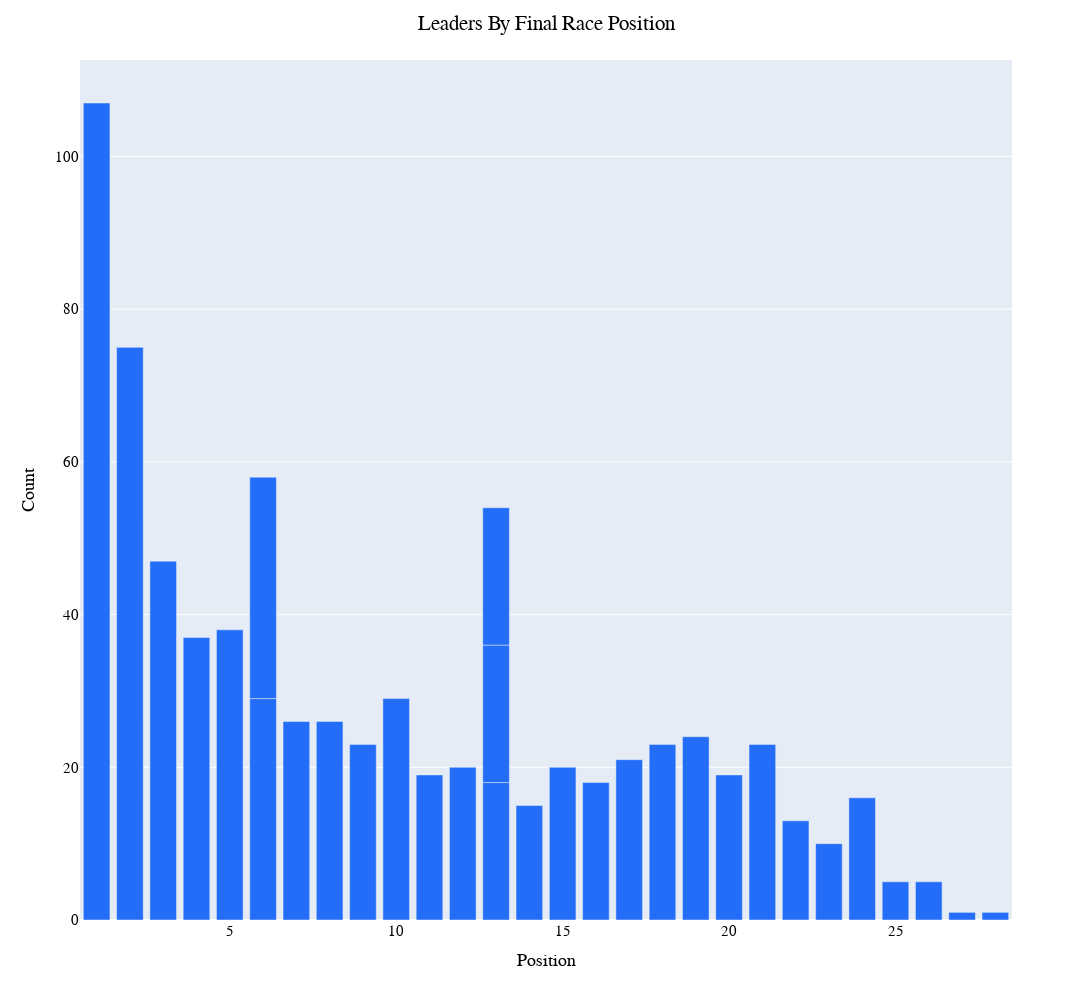

Source (notebook cell):
### Code cell
fig_top=px.bar(grouped_top, 
           x="Position", 
           y="Count", 
        #    color='Driver',
           height=1000,
           width=1800,
           color_discrete_map={
                 "HAM": "#6CD3BF",
                 "VER": "#3860C6",
                 "OCO": "#2293D1",
                 "NOR": "#F58020",
                 "MAG": "#B6BABD",
                 "ALB": "#37BEDD",
                 "BOT": "#C92D4B",
                 "LEC": "#F91536",
                 "VET": "#358C75",
                 "GAS": "#5E8FAA",
                 "RUS": "#6CD3BF",
                 "PER": "#3860C6",
                 "ALO": "#2293D1",
                 "RIC": "#F58020",
                 "MSC": "#B6BABD",
                 "LAT": "#37BEDD",
                 "ZHO": "#C92D4B",
                 "SAI": "#F91536",
                 "STR": "#358C75",
                 "TSU": "#5E8FAA"
                 },
            hover_data=["Driver"]
        )

fig_top.update_layout(
    title="Leaders By Final Race Position",
    hoverlabel=dict(
        bgcolor="white",
        font_size=15,
        font_family="PT Sans Narrow"
    ),
    title_x=0.5,
    yaxis = dict(tickfont = dict(size=15)),
    xaxis = dict(tickfont = dict(size=15)),
    font=dict(
        family="PT Sans Narrow",
        size=15,
        color="Black"
    ),
    title_font_family="PT Sans Narrow"
)
fig_top.update_traces(marker_color='#246DF8')

### Figure 1 — Plotly figure (JSON) as saved in the notebook; plotly's stock layout.template omitted (floating-point values rounded to 4 significant figures)
{"data": [{"alignmentgroup": "True", "customdata": [["Lewis Hamilton"], ["Lewis Hamilton"], ["Sebastian Vettel"], ["Kimi Räikkönen"], ["Fernando Alonso"], ["Fernando Alonso"], ["Kimi Räikkönen"], ["Fernando Alonso"], ["Fernando Alonso"], ["Fernando Alonso"], ["Fernando Alonso"], ["Nico Hülkenberg"], ["Jenson Button"], ["Daniil Kvyat"], ["Fernando Alonso"], ["Jenson Button"], ["Jenson Button"], ["Romain Grosjean"], ["Kevin Magnussen"], ["Kevin Magnussen"], ["Lance Stroll"], ["Heikki Kovalainen"], ["Jarno Trulli"], ["Timo Glock"], ["Max Chilton"], ["Pedro de la Rosa"], ["Narain Karthikeyan"], ["David Brabham"], ["Jean-Marc Gounon"], ["Paul Belmondo"], ["Rubens Barrichello"]], "hovertemplate": "Position=%{x}<br>Count=%{y}<br>Driver=%{customdata[0]}<extra></extra>", "legendgroup": "", "marker": {"color": "#246DF8", "pattern": {"shape": ""}}, "name": "", "offsetgroup": "", "orientation": "v", "showlegend": false, "textposition": "auto", "type": "bar", "x": [1, 2, 3, 4, 5, 6, 6, 7, 8, 9, 10, 11, 12, 13, 13, 13, 14, 15, 16, 17, 18, 19, 20, 21, 22, 23, 24, 25, 26, 27, 28], "xaxis": "x", "y": [107, 75, 47, 37, 38, 29, 29, 26, 26, 23, 29, 19, 20, 18, 18, 18, 15, 20, 18, 21, 23, 24, 19, 23, 13, 10, 16, 5, 5, 1, 1], "yaxis": "y"}], "layout": {"barmode": "relative", "font": {"color": "Black", "family": "PT Sans Narrow", "size": 15}, "height": 1000, "hoverlabel": {"bgcolor": "white", "font": {"family": "PT Sans Narrow", "size": 15}}, "legend": {"tracegroupgap": 0}, "margin": {"t": 60}, "title": {"font": {"family": "PT Sans Narrow"}, "text": "Leaders By Final Race Position", "x": 0.5}, "width": 1800, "xaxis": {"anchor": "y", "domain": [0, 1], "tickfont": {"size": 15}, "title": {"text": "Position"}}, "yaxis": {"anchor": "x", "domain": [0, 1], "tickfont": {"size": 15}, "title": {"text": "Count"}}}}
